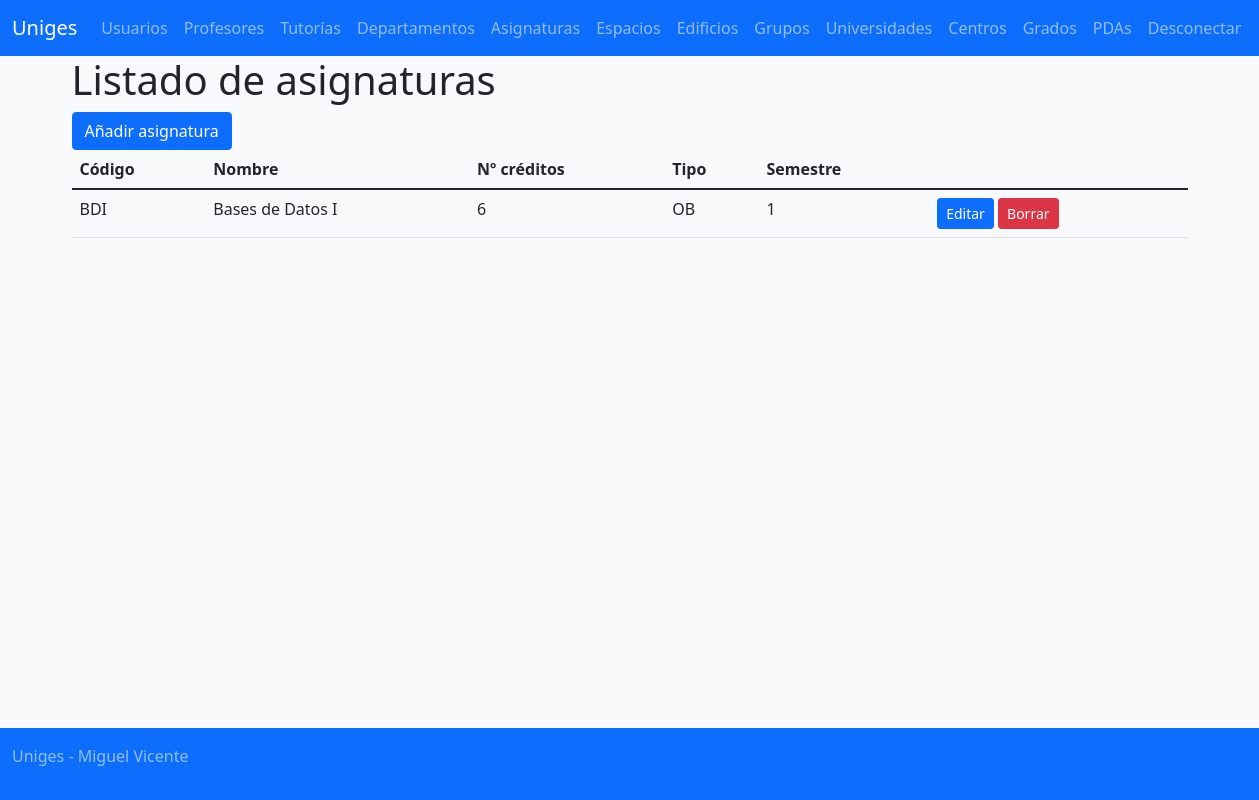
/?controller=subject&action=list (signed in), run on the app's committed database.
### tables this page shows
create table `subject` (
	id int not null auto_increment primary key,
	academicyear_id int not null,
	degree_id int not null,
	department_id int not null,
	professor_id int not null,
	code varchar(10) not null,
	name varchar(255) not null,
	content varchar(255) not null,
	credits int not null,
	type enum('OB', 'OP', 'FB') not null,
	hours int not null,
	semester enum('1','2') not null,
	deleted tinyint(1) not null default 0);

### modelos/SubjectModel.php (called while the page is built, shortened)
<?php
class SubjectModel {
    public static function findAll() {
        $conn = Connection::getConnection();
        $stat = $conn->prepare("SELECT * FROM subject WHERE deleted = 0");
        $stat->execute();
        $result = $stat->get_result();
        $value = array();
        while($fila = $result->fetch_object("SubjectModel")) {
            array_push($value, $fila);
        }
        return $value;
    }
}
?>

### controladores/SubjectController.php (called while the page is built, shortened)
<?php
include_once 'modelos/SubjectModel.php';
class SubjectController {
    function list() {
        $asigs = SubjectModel::findAll();
    }
}
?>

### vistas/subject/list.php (the view, shortened to what this page needs)
<h1><?=$strings["subject_list_title"]?></h1>
<?php if(in_array(array("subject", "add"), $sessionPermissions)) { ?>
<a class="btn btn-primary" href="/?controller=subject&action=add"><?=$strings["subject_list_add"]?></a>
<?php } ?>
<table class="table">
	<thead>
		<th scope="col"><?=$strings["subject_list_code"]?></th>
		<th scope="col"><?=$strings["subject_list_name"]?></th>
		<th scope="col"><?=$strings["subject_list_credits"]?></th>
		<th scope="col"><?=$strings["subject_list_type"]?></th>
		<th scope="col"><?=$strings["subject_list_semester"]?></th>
	</thead>
	<tbody>
<?php
	foreach($data["asigs"] as $s) {
?>
	<tr>
		<td><?= $s->code ?></td>
		<td><?= $s->name ?></td>
		<td><?= $s->credits ?></td>
		<td><?= $s->type ?></td>
		<td><?= $s->semester ?></td>
		<td>
<?php if(has_permission("subject", "edit")) { ?>
<a class="btn btn-primary btn-sm"
			href="/?controller=subject&action=edit&id=<?= $s->id ?>">
			<?= $strings["subject_list_edit"] ?>
			</a>
<?php } ?>
<?php if(has_permission("subject", "delete")) { ?>
			<form style="display: inline"
				action="/?controller=subject&action=delete" method="POST">
			<input type="submit" value="<?= $strings["subject_list_delete"] ?>" class="btn btn-danger btn-sm" />
			</form>
<?php } ?>
		</td>
	</tr>
<?php
	}
?>
	</tbody>
</table>

### data on the page
subject: code "BDI", name "Bases de Datos I", credits "6", type "OB", semester "1"

### other printed values
$strings["app_title"] "Uniges"
$strings["navbar_user"] "Usuarios"
$strings["navbar_professor"] "Profesores"
$strings["navbar_tutoria"] "Tutorías"
$strings["navbar_department"] "Departamentos"
$strings["navbar_subject"] "Asignaturas"
$strings["navbar_space"] "Espacios"
$strings["navbar_building"] "Edificios"
$strings["navbar_group"] "Grupos"
$strings["navbar_college"] "Universidades"
$strings["navbar_centre"] "Centros"
$strings["navbar_degree"] "Grados"
$strings["navbar_pda"] "PDAs"
$strings["logout"] "Desconectar"
$strings["subject_list_title"] "Listado de asignaturas"
